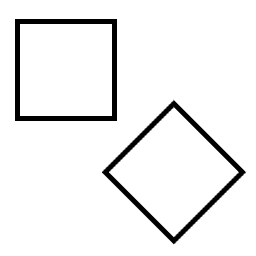
%> input picture obrazy/lab5/wykonanie/kw.bmp, 256 x 256 px
$ octave zadaniaD.m   (GNU Octave 9; MATLAB toolbox functions it lacks are replaced by stand-ins)
%> lines starting %> are read from the running program, lines starting %| are printed output that depends on the picture; in (x1, y1, x2, y2) boxes, pixels count from 0 and x2, y2 are one past the last pixel; in counts of white or black regions, pixels touching at a corner belong together; the program's own positions count from 1
%% zadania D - Gradienty

%% 1. czy?cimy i wczytujemy
close all;
clearvars;
clc;

kw = imread('kw.bmp');
%> kw is the input picture: size 256x256 uint8; min 0, max 255, mean 239.9
%kw = imread('jet.bmp');
load 'maskiPP';

konwolucjonowany = conv2(kw, R1, 'same');
przeskalowany = konwolucjonowany + 128;
bezwzgledny = abs(konwolucjonowany);

subplot(2,5,1);
imshow(kw);
title('orygina?');

subplot(2,5,2);
imshow(konwolucjonowany, []);
title('konwolucjonowany');

subplot(2,5,3);
imshow(przeskalowany, []);
title('przeskalowany');

subplot(2,5,4);
imshow(bezwzgledny, []);
title('bezwzgl?dny');

subplot(2,5,5);
imshow(imadd(kw, uint8(konwolucjonowany)), []);
title('dodany');

konwolucjonowany2 = conv2(kw, R2, 'same');
przeskalowany2 = konwolucjonowany2 + 128;
bezwzgledny2 = abs(konwolucjonowany2);

subplot(2,5,6);
imshow(kw);
title('orygina?');

subplot(2,5,7);
imshow(konwolucjonowany2, []);
title('konwolucjonowany');

subplot(2,5,8);
imshow(przeskalowany2, []);
title('przeskalowany');

subplot(2,5,9);
imshow(bezwzgledny2, []);
title('bezwzgl?dny');

subplot(2,5,10);
imshow(imsubtract(kw, uint8(konwolucjonowany2)), []);
title('odj?ty');


%% 2 Perwitt
figure;
konwolucjonowany = conv2(kw, P1, 'same');
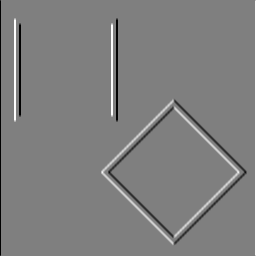
%> konwolucjonowany: size 256x256 double; min -765, max 765, mean 0; drawn with min black and max white
przeskalowany = konwolucjonowany + 128;
bezwzgledny = abs(konwolucjonowany);
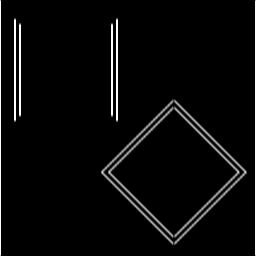
%> bezwzgledny: size 256x256 double; min 0, max 765, mean 27.7; drawn with min black and max white

subplot(2,5,1);
imshow(kw);
title('orygina?');

subplot(2,5,2);
imshow(konwolucjonowany, []);
title('konwolucjonowany');

subplot(2,5,3);
imshow(przeskalowany, []);
title('przeskalowany');

subplot(2,5,4);
imshow(bezwzgledny, []);
title('bezwzgl?dny');

subplot(2,5,5);
imshow(imadd(kw, uint8(konwolucjonowany)), []);
title('dodany');

konwolucjonowany2 = conv2(kw, P1, 'same');
przeskalowany2 = konwolucjonowany2 + 128;
bezwzgledny2 = abs(konwolucjonowany2);

subplot(2,5,6);
imshow(kw);
title('orygina?');

subplot(2,5,7);
imshow(konwolucjonowany2, []);
title('konwolucjonowany');

subplot(2,5,8);
imshow(przeskalowany2, []);
title('przeskalowany');

subplot(2,5,9);
imshow(bezwzgledny2, []);
title('bezwzgl?dny');

subplot(2,5,10);
imshow(imsubtract(kw, uint8(konwolucjonowany2)), []);
title('odj?ty');


%% 3. Sobel
figure;
konwolucjonowany = conv2(kw, S1, 'same');
przeskalowany = konwolucjonowany + 128;
bezwzgledny = abs(konwolucjonowany);

subplot(2,5,1);
imshow(kw);
title('orygina?');

subplot(2,5,2);
imshow(konwolucjonowany, []);
title('konwolucjonowany');

subplot(2,5,3);
imshow(przeskalowany, []);
title('przeskalowany');

subplot(2,5,4);
imshow(bezwzgledny, []);
title('bezwzgl?dny');

subplot(2,5,5);
imshow(imadd(kw, uint8(konwolucjonowany)), []);
title('dodany');

konwolucjonowany2 = conv2(kw, S2, 'same');
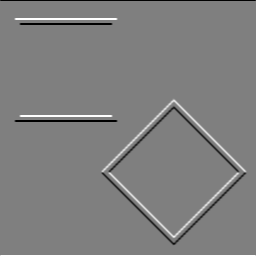
%> konwolucjonowany2: size 256x256 double; min -1020, max 1020, mean 0; mean of the top-left, top-right, bottom-left and bottom-right quarters -8, -6.2, 8, 6.2; drawn with min black and max white
przeskalowany2 = konwolucjonowany2 + 128;
bezwzgledny2 = abs(konwolucjonowany2);
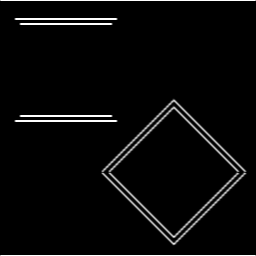
%> bezwzgledny2: size 256x256 double; min 0, max 1020, mean 37; mean of the top-left, top-right, bottom-left and bottom-right quarters 56.3, 20.1, 19, 52.6; drawn with min black and max white

subplot(2,5,6);
imshow(kw);
title('orygina?');

subplot(2,5,7);
imshow(konwolucjonowany2, []);
title('konwolucjonowany');

subplot(2,5,8);
imshow(przeskalowany2, []);
title('przeskalowany');

subplot(2,5,9);
imshow(bezwzgledny2, []);
title('bezwzgl?dny');

subplot(2,5,10);
imshow(imsubtract(kw, uint8(konwolucjonowany2)), []);
title('odj?ty');

%% 4 i 5. kombinowany
konwolucjonowany1 = conv2(kw, S1, 'same');
konwolucjonowany2 = conv2(kw, S2, 'same');
wyjsciowy1 = sqrt(konwolucjonowany1.^2 + konwolucjonowany2.^2);
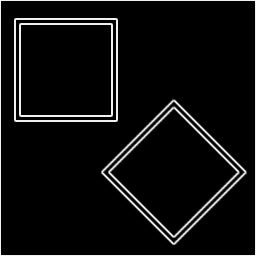
%> wyjsciowy1: size 256x256 double; min 0, max 1082.1, mean 64; drawn with min black and max white
wyjsciowy2 = abs(konwolucjonowany1) + abs(konwolucjonowany2);
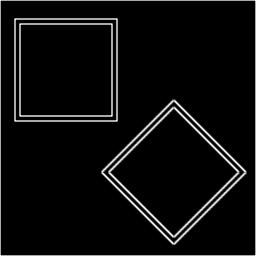
%> wyjsciowy2: size 256x256 double; min 0, max 1530, mean 74; drawn with min black and max white

figure;
subplot(1,3,1);
imshow(kw);
title('orygina?');

subplot(1,3,2);
imshow(wyjsciowy1);
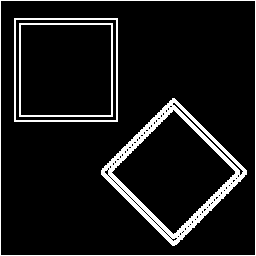
%> displayed picture: size 256x256, on the screen's scale of 0 to 255; 8.9% white; 4 white regions, box (x1, y1, x2, y2) and area: (101, 98, 247, 246) 3279, (0, 0, 256, 256) 1020, (14, 18, 118, 122) 816, (19, 23, 113, 117) 736
title('kombinowany normalny');

subplot(1,3,3);
imshow(wyjsciowy2);
title('kombinowany modu?');
